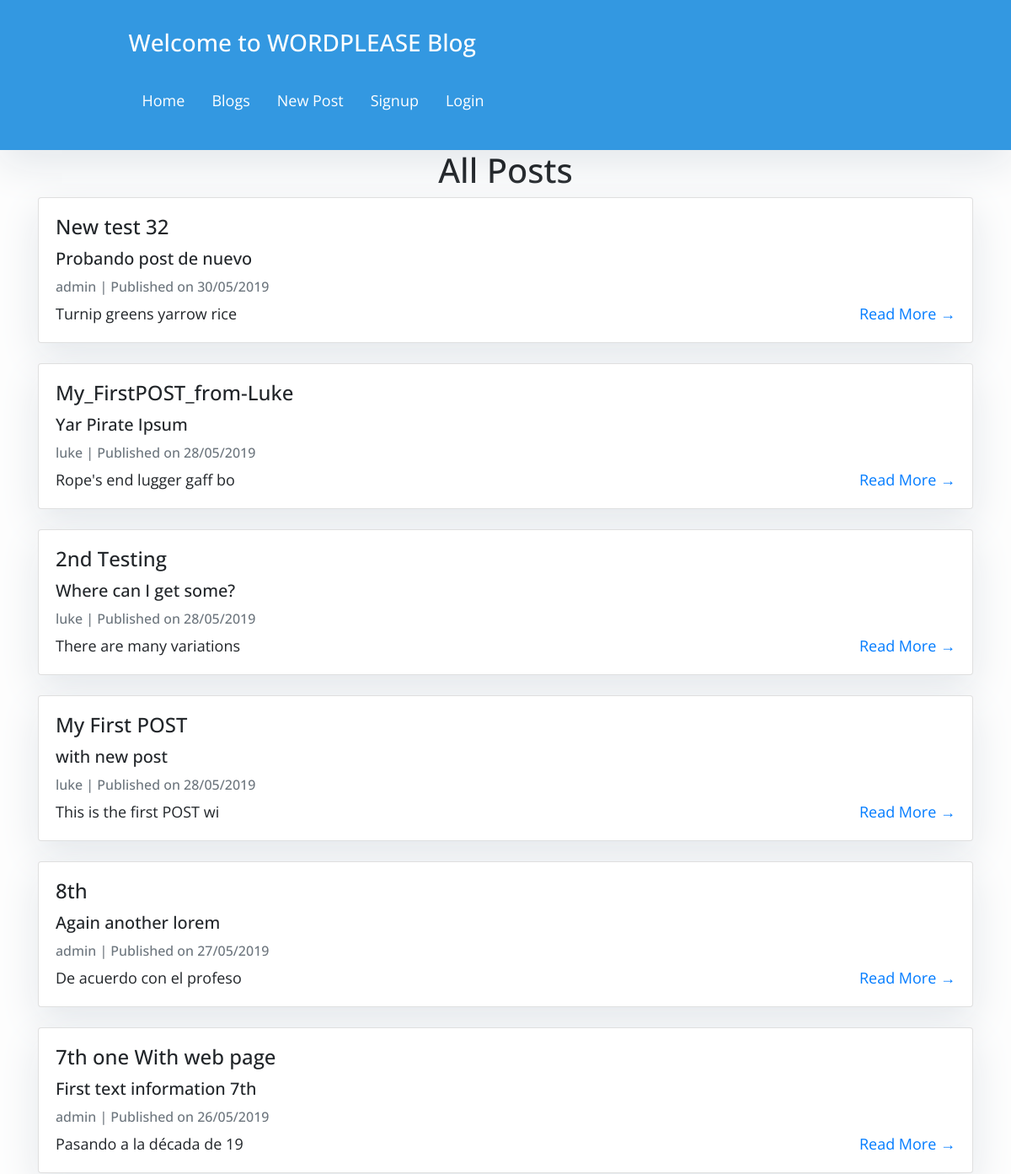
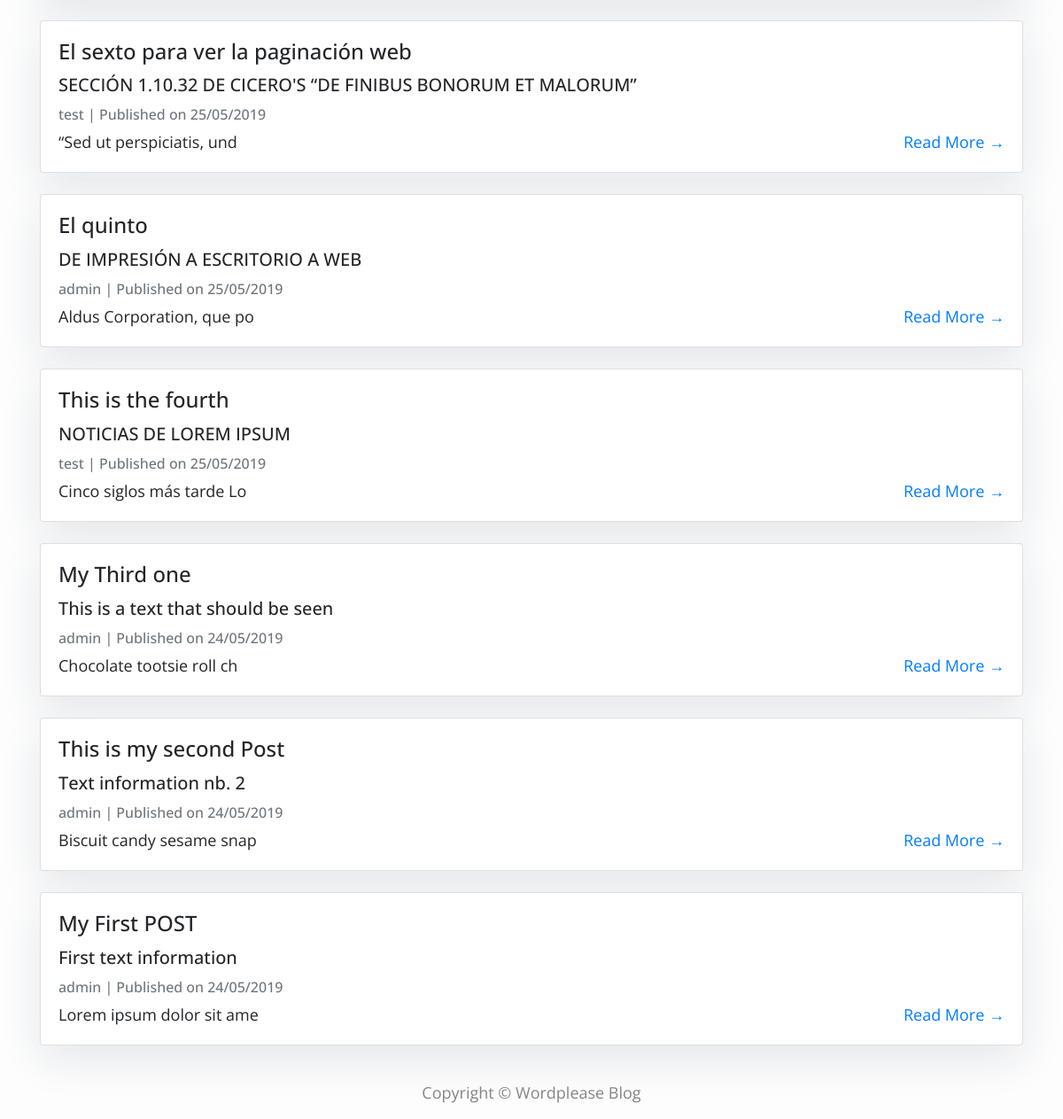
The app's page /blogs/ with its own data (2 pictures, top to bottom).
### blogs/models.py (models this page shows, shortened)
class Blog(models.Model):
    IMPORTANT = 'IMP'
    INFORMATION = 'INF'
    NOTE = 'NOT'
    LICENSES = [
        [IMPORTANT, 'Important'],
        [INFORMATION, 'Information'],
        [NOTE, 'Note']
    ]
    title = models.CharField(max_length=150)
    text = models.CharField(max_length=150)
    description = models.TextField(null=True, blank=True)
    url = models.URLField()
    creation_date = models.DateTimeField(auto_now_add=True)
    modification_date = models.DateTimeField(auto_now=True)
    category = models.CharField(max_length=3, choices=LICENSES, default=INFORMATION)
    owner = models.ForeignKey(User, related_name='blogs', on_delete=models.CASCADE)

### blogs/views.py (the view)
# urls.py: path('blogs/', BlogListView.as_view(), name='blog_all'),
class BlogListView(View):
    def get(self, request):
        blogs = Blog.objects.all().order_by('-creation_date')
        context = {'latest_blog': blogs}
        html = render(request, 'list.html', context)
        return HttpResponse(html)

### blogs/templates/list.html (shortened to what this page needs)
{% extends "base.html" %}
{% block content %}
<div class="container">
    <h1 style="text-align: center">All Posts</h1>
        <div>
            {% for blog in latest_blog %}
            <div class="card mb-4">
                <div class="card-body">
                    <h4 class="card-title">{{ blog.title }} </h4>
                    <h5 class="card-title"> {{ blog.text }}</h5>
                    <p class="card-text text-muted h6">{{ blog.owner }} | Published on {{ blog.creation_date|date:'d/m/Y' }}</p>
                    <p class="card-text">{{blog.description|slice:":25" }}
                    <a href="{% url 'blog_detail' blog.owner blog.pk %}" class="right"> Read More &rarr;</a></p>
                </div>
            </div>
            {% endfor %}
        </div>
</div>
{%endblock%}

### ui/templates/base.html (style rules this page uses)
body { font-family: "Open Sans", sans-serif; font-size: 18px; background-color: #fdfdfd; }

### blogs/templates/list.html (style rules this page uses)
body { font-family: "Open Sans", sans-serif; font-size: 18px; background-color: #fdfdfd; }
.card { box-shadow: 0 16px 48px #E3E7EB; }
.right { float: right; }

### records on screen
Blog: title "New test 32", text "Probando post de nuevo", owner "admin", creation_date "30/05/2019", description "Turnip greens yarrow rice"
Blog: title "My_FirstPOST_from-Luke", text "Yar Pirate Ipsum", owner "luke", creation_date "28/05/2019", description "Rope's end lugger gaff bo"
Blog: title "2nd Testing", text "Where can I get some?", owner "luke", creation_date "28/05/2019", description "There are many variations"
Blog: title "My First POST", text "with new post", owner "luke", creation_date "28/05/2019", description "This is the first POST wi"
Blog: title "8th", text "Again another lorem", owner "admin", creation_date "27/05/2019", description "De acuerdo con el profeso"
Blog: title "7th one With web page", text "First text information 7th", owner "admin", creation_date "26/05/2019", description "Pasando a la década de 19"
Blog: title "El sexto para ver la paginación web", text "SECCIÓN 1.10.32 DE CICERO'S “DE FINIBUS BONORUM ET MALORUM”", owner "test", creation_date "25/05/2019", description "“Sed ut perspiciatis, und"
Blog: title "El quinto", text "DE IMPRESIÓN A ESCRITORIO A WEB", owner "admin", creation_date "25/05/2019", description "Aldus Corporation, que po"
Blog: title "This is the fourth", text "NOTICIAS DE LOREM IPSUM", owner "test", creation_date "25/05/2019", description "Cinco siglos más tarde Lo"
Blog: title "My Third one", text "This is a text that should be seen", owner "admin", creation_date "24/05/2019", description "Chocolate tootsie roll ch"
Blog: title "This is my second Post", text "Text information nb. 2", owner "admin", creation_date "24/05/2019", description "Biscuit candy sesame snap"
Blog: title "My First POST", text "First text information", owner "admin", creation_date "24/05/2019", description "Lorem ipsum dolor sit ame"
